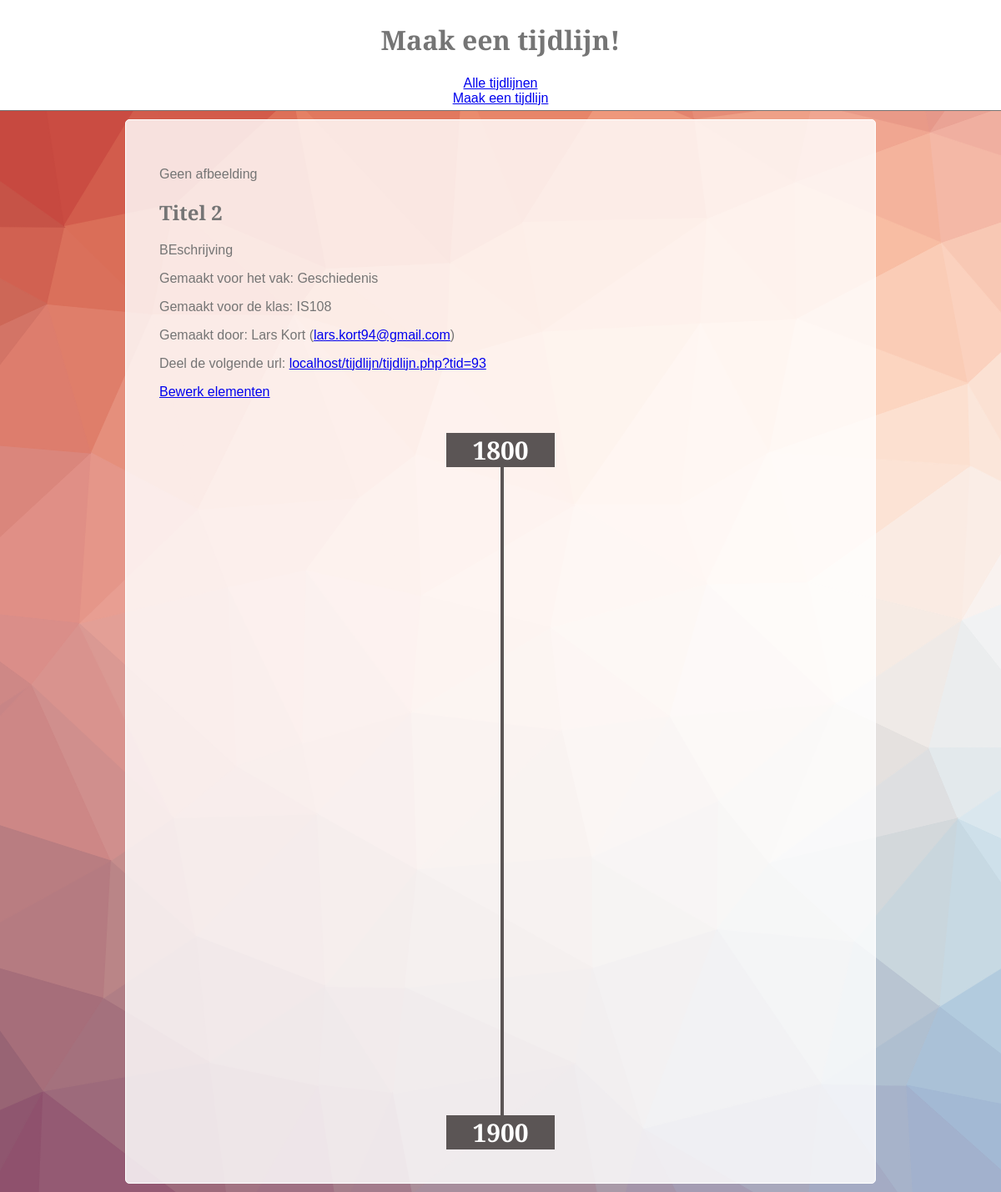
The page /tijdlijn.php?tid=93 on the database its author committed.
### tables this page shows
CREATE TABLE `tijdlijn` (
  `id` int(11) unsigned NOT NULL AUTO_INCREMENT,
  `titel` varchar(255) NOT NULL DEFAULT '',
  `beschrijving` varchar(500) DEFAULT '',
  `afbeelding_url` varchar(255) DEFAULT NULL,
  `url_id` int(11) NOT NULL,
  `vak_id` int(11) NOT NULL,
  `klas_id` int(11) NOT NULL,
  `docent_id` int(11) NOT NULL,
  `jaar_start` varchar(255) NOT NULL DEFAULT '',
  `jaar_eind` varchar(255) NOT NULL DEFAULT '',
  `aantal_elementen` int(11) NOT NULL,
  `createdate` datetime DEFAULT NULL,
  PRIMARY KEY (`id`)
);

CREATE TABLE `vak` (
  `id` int(11) unsigned NOT NULL AUTO_INCREMENT,
  `docent_id` int(11) DEFAULT NULL,
  `naam` varchar(255) DEFAULT NULL,
  PRIMARY KEY (`id`)
);

CREATE TABLE `klas` (
  `id` int(11) unsigned NOT NULL AUTO_INCREMENT,
  `docent_id` int(11) DEFAULT NULL,
  `naam` varchar(11) DEFAULT NULL,
  PRIMARY KEY (`id`)
);

CREATE TABLE `docent` (
  `id` int(11) unsigned NOT NULL AUTO_INCREMENT,
  `voornaam` varchar(45) DEFAULT NULL,
  `achternaam` varchar(45) DEFAULT NULL,
  `mentorklas_id` int(11) DEFAULT NULL,
  `email` varchar(255) DEFAULT NULL,
  PRIMARY KEY (`id`)
);

CREATE TABLE `url_tijdlijn` (
  `id` int(11) unsigned NOT NULL AUTO_INCREMENT,
  `tijdlijn_id` int(11) DEFAULT NULL,
  `url` varchar(500) DEFAULT NULL,
  PRIMARY KEY (`id`)
);

### classes/database.class.php (called while the page is built, shortened)
<?php
class Database {
    private static $objInstance;
    private $mysqli, $wakeup, $runned_queries = Array(), $log_path;
    public $num_queries, $last_query, $insertid;
    private function __construct() {
        $this->host					= 'localhost';
        $this->username 		    = 'tijdlijn';
        $this->password				= 'PADijburg01';
        $this->database				= 'u6488d13571_tijdlijn';
        $this->mysqli = new mysqli($this->host, $this->username, $this->password, $this->database);
        $this->mysqli->query("SET NAMES utf8");
    }
    public static function getInstance() {
        if (!Database::$objInstance instanceof self) {
            Database::$objInstance = new self();
        }
        return Database::$objInstance;
    }
    function _query($sql) {
        $sql = utf8_decode($sql);
        if (is_string($sql)) {
            if ($rs = $this->mysqli->query($sql)) {
                if ($this->mysqli->more_results()) {
                    $this->mysqli->next_result();
                }
                $this->num_queries++;
                $this->last_query = $sql;
                array_push($this->runned_queries, $sql);
                $this->insertid = $this->mysqli->insert_id;
            }
        } else {
            return true;
        }
        if ($rs) {
            return $rs;
        }
        return false;
    }
}
?>

### tijdlijn.php (the view, shortened to what this page needs)
<?php
require_once('classes/database.class.php');
$DB = Database::getInstance();
$tijdlijn_id = $_GET['tid'];
$url3 = 'element-edit.php?tid='.$tijdlijn_id;
$sqlGetTijdlijn = "SELECT * FROM tijdlijn WHERE id = ".$tijdlijn_id."";
 $result2 = $DB->_query($sqlGetTijdlijn);
        if ($result2->num_rows > 0) {
            while($row = $result2->fetch_assoc()) {
                $titel = $row["titel"];
                $beschrijving = $row["beschrijving"];
                $url = $row["url_id"];
                $vak = $row["vak_id"];
                $klas = $row["klas_id"];
                $afbeelding = $row["afbeelding_url"];
                $docent = $row["docent_id"];
                $jaarstart = $row["jaar_start"];
                $jaareind = $row["jaar_eind"];
        }
}
$getURL = "SELECT url FROM url_tijdlijn WHERE id = ".$url." LIMIT 1";
$result3 = $DB->_query($getURL);
        if ($result3->num_rows > 0) {
            while($row3 = $result3->fetch_assoc()) {
                $url2 = $row3["url"]; }}
$getDocent = "SELECT voornaam, email FROM docent WHERE id = ".$docent."";
$result4 = $DB->_query($getDocent);
        if ($result4->num_rows > 0) {
            while($row4 = $result4->fetch_assoc()) {
                $docent2 = $row4["voornaam"];
                $docent3 = $row4["email"]; }}
$getVak = "SELECT * FROM vak WHERE id = ".$vak."";
$result5 = $DB->_query($getVak);
        if ($result5->num_rows > 0) {
            while($row5 = $result5->fetch_assoc()) {
                $vak2 = $row5["naam"]; }}
$getKlas = "SELECT * FROM klas WHERE id = ".$klas."";
$result5 = $DB->_query($getKlas);
        if ($result5->num_rows > 0) {
            while($row5 = $result5->fetch_assoc()) {
                $klas2 = $row5["naam"]; }}
if (!isset($afbeelding) || trim($afbeelding) == '') {
    $tijdlijn_img  = '<p>Geen afbeelding</p>';
} else {
    $tijdlijn_img = '<div class="tijdlijn-afb"><img src="'.$afbeelding.'"></div>';
                        }
include ('header.php');
?>
 <div class="container">
                <?php echo $tijdlijn_img; ?>
                <h2><?php echo $titel; ?></h2>
                <p><?php echo $beschrijving; ?></p>
                <p>Gemaakt voor het vak: <?php echo $vak2; ?></p>
                <p>Gemaakt voor de klas: <?php echo $klas2; ?></p>
                <p>Gemaakt door: <?php echo $docent2; ?> (<a href="mailto:<?php echo $docent3; ?>"><?php echo $docent3; ?></a>)</p>
                <p>Deel de volgende url: <a href="<?php echo $url2; ?>"><?php echo $_SERVER['HTTP_HOST'].'/tijdlijn'.'/'. $url2; ?></a></p>
                <p><a href="<?php echo $url3; ?>">Bewerk elementen</a></p>
            <div class="timeline">
                <h2><?php echo $jaarstart; ?></h2>
                <?php
                $sql = "SELECT * FROM elementen WHERE `tijdlijn_id` = ".$tijdlijn_id."";
                $result = $DB->_query($sql);
                if ($result->num_rows > 0) {
                    while($row2 = $result->fetch_assoc()) {
                        ?>
                        <ul class="timeline-items">
                        </ul>
                        <?php
                    }
                } else {
                    echo "0 results";
                }
                ?>
                <h2><?php echo $jaareind; ?></h2>
            </div>
        </div>

### header.php (shortened to what this page needs)
<!DOCTYPE html>
<html class="no-js" lang="">
<head>
    <link rel="stylesheet" href="css/normalize.min.css">
    <link href="css/font-awesome.min.css" rel="stylesheet">
    <link rel="stylesheet" href="css/style.css">
    <link rel="stylesheet" href="css/timelify.css">
    <link rel="stylesheet" href="https://maxcdn.bootstrapcdn.com/font-awesome/4.5.0/css/font-awesome.min.css">
</head>
<body>
    <header>
        <nav>
        <h1>Maak een tijdlijn!</h1>
            <li>
                <a href="alle-tijdlijn.php">
                   Alle tijdlijnen
                </a>
            </li>
            <li>
                <a href="index.php">
                    Maak een tijdlijn
                </a>
            </li>
        </nav>
    </header>

### css/style.css (style rules this page uses)
body { font-family: 'Alegreya Sans', sans-serif; background: url("../img/pattern.svg"); background-size: cover; background-attachment: fixed; color: #757575; position: relative; height: 100%; }
.container { width: 75%; margin: 10px auto; position: relative; padding: 40px; background: rgba(255, 255, 255, 0.82); border: 1px solid white; border-radius: 5px; }
nav { list-style: none; width: 100%; margin: 0 auto; }
nav li { width: 20%; margin: 0 auto; }
header { width: 100%; padding: 5px 0 5px 0; background: white; margin: 0 auto; text-align: center; border-bottom: 1px solid #757575; }

### css/timelify.css (style rules this page uses)
* { box-sizing: border-box; }
.timeline { position: relative; overflow: auto; width: 100%; margin-top: 40px; }
.timeline::before { content: ''; position: absolute; top: 0; left: 50%; margin: 0 auto; height: 100%; width: 4px; background-color: #5b5555; }
.timeline h2 { margin: 0 auto; width: 130px; color: white; background: #5b5555; text-align: center; font-size: 30px; position: relative; z-index: 2; }
.timeline .timeline-items { list-style-type: none; overflow: hidden; padding-top: 110px; padding-left: 0; }

### rows shown on the page
tijdlijn: titel "Titel 2", beschrijving "BEschrijving", jaar_start "1800", jaar_eind "1900"
vak: naam "Geschiedenis"
klas: naam "IS108"
docent: voornaam "Lars Kort", email "lars.kort94@gmail.com"
url_tijdlijn: url "tijdlijn.php?tid=93"

### other values the page prints
$_SERVER['HTTP_HOST'] "localhost"
